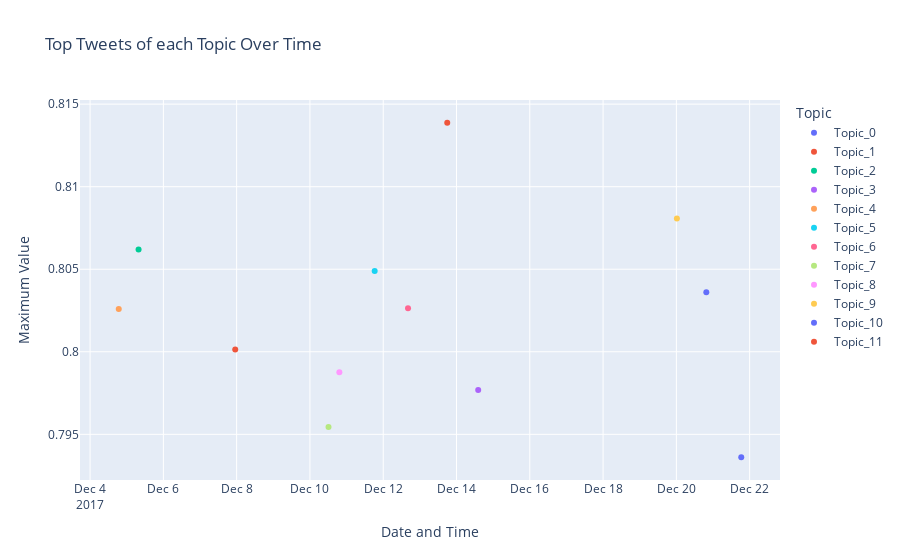

Notebook code cell kept with this figure:
### Markdown cell above
# Visualising the Top tweets for every Topic wrt when it was tweeted

### Code cell
# Creating empty lists to store the maximum values, dates, and topic labels
max_values = []
dates = []
topic_labels = []

# Looping through Topic_0 to Topic_11
for i in range(12):
    column_name = f"Topic_{i}"
    max_value = df[column_name].max()
    max_value_index = df[column_name].idxmax()
    max_value_date = df.loc[max_value_index, "created"]

    max_values.append(max_value)
    dates.append(max_value_date)
    topic_labels.append(f"Topic_{i}")

# Creating a DataFrame for the scatter plot
scatter_df = pd.DataFrame({'Date': dates, 'Max Value': max_values, 'Topic': topic_labels})

# Sorting the DataFrame by 'Date' and reset the index
scatter_df['Date'] = pd.to_datetime(scatter_df['Date'])  # Ensure 'Date' is in datetime format
scatter_df = scatter_df.sort_values(by='Date')
scatter_df.reset_index(drop=True, inplace=True)

# Create the scatter plot
fig = px.scatter(
    scatter_df,
    x='Date',
    y='Max Value',
    color='Topic', 
    title='Top Tweets of each Topic Over Time',
    labels={'Date': 'Date and Time', 'Max Value': 'Maximum Value'},
    category_orders={'Topic': topic_labels}  # Setting the order of topics for labels
)

fig.update_xaxes(title_text='Date and Time')
fig.update_yaxes(title_text='Maximum Value')
fig.show()

### Figure 1 — Plotly figure (JSON) as saved in the notebook; plotly's stock layout.template omitted (floating-point values rounded to 4 significant figures)
{"data": [{"hovertemplate": "Topic=Topic_0<br>Date and Time=%{x}<br>Maximum Value=%{y}<extra></extra>", "legendgroup": "Topic_0", "marker": {"color": "#636efa", "symbol": "circle"}, "mode": "markers", "name": "Topic_0", "orientation": "v", "showlegend": true, "type": "scatter", "x": ["2017-12-20T19:37:00"], "xaxis": "x", "y": [0.8036], "yaxis": "y"}, {"hovertemplate": "Topic=Topic_1<br>Date and Time=%{x}<br>Maximum Value=%{y}<extra></extra>", "legendgroup": "Topic_1", "marker": {"color": "#EF553B", "symbol": "circle"}, "mode": "markers", "name": "Topic_1", "orientation": "v", "showlegend": true, "type": "scatter", "x": ["2017-12-07T23:04:00"], "xaxis": "x", "y": [0.8001], "yaxis": "y"}, {"hovertemplate": "Topic=Topic_2<br>Date and Time=%{x}<br>Maximum Value=%{y}<extra></extra>", "legendgroup": "Topic_2", "marker": {"color": "#00cc96", "symbol": "circle"}, "mode": "markers", "name": "Topic_2", "orientation": "v", "showlegend": true, "type": "scatter", "x": ["2017-12-05T07:46:00"], "xaxis": "x", "y": [0.8062], "yaxis": "y"}, {"hovertemplate": "Topic=Topic_3<br>Date and Time=%{x}<br>Maximum Value=%{y}<extra></extra>", "legendgroup": "Topic_3", "marker": {"color": "#ab63fa", "symbol": "circle"}, "mode": "markers", "name": "Topic_3", "orientation": "v", "showlegend": true, "type": "scatter", "x": ["2017-12-14T14:13:00"], "xaxis": "x", "y": [0.7977], "yaxis": "y"}, {"hovertemplate": "Topic=Topic_4<br>Date and Time=%{x}<br>Maximum Value=%{y}<extra></extra>", "legendgroup": "Topic_4", "marker": {"color": "#FFA15A", "symbol": "circle"}, "mode": "markers", "name": "Topic_4", "orientation": "v", "showlegend": true, "type": "scatter", "x": ["2017-12-04T18:47:00"], "xaxis": "x", "y": [0.8026], "yaxis": "y"}, {"hovertemplate": "Topic=Topic_5<br>Date and Time=%{x}<br>Maximum Value=%{y}<extra></extra>", "legendgroup": "Topic_5", "marker": {"color": "#19d3f3", "symbol": "circle"}, "mode": "markers", "name": "Topic_5", "orientation": "v", "showlegend": true, "type": "scatter", "x": ["2017-12-11T18:24:00"], "xaxis": "x", "y": [0.8049], "yaxis": "y"}, {"hovertemplate": "Topic=Topic_6<br>Date and Time=%{x}<br>Maximum Value=%{y}<extra></extra>", "legendgroup": "Topic_6", "marker": {"color": "#FF6692", "symbol": "circle"}, "mode": "markers", "name": "Topic_6", "orientation": "v", "showlegend": true, "type": "scatter", "x": ["2017-12-12T16:15:00"], "xaxis": "x", "y": [0.8026], "yaxis": "y"}, {"hovertemplate": "Topic=Topic_7<br>Date and Time=%{x}<br>Maximum Value=%{y}<extra></extra>", "legendgroup": "Topic_7", "marker": {"color": "#B6E880", "symbol": "circle"}, "mode": "markers", "name": "Topic_7", "orientation": "v", "showlegend": true, "type": "scatter", "x": ["2017-12-10T12:10:00"], "xaxis": "x", "y": [0.7954], "yaxis": "y"}, {"hovertemplate": "Topic=Topic_8<br>Date and Time=%{x}<br>Maximum Value=%{y}<extra></extra>", "legendgroup": "Topic_8", "marker": {"color": "#FF97FF", "symbol": "circle"}, "mode": "markers", "name": "Topic_8", "orientation": "v", "showlegend": true, "type": "scatter", "x": ["2017-12-10T19:17:00"], "xaxis": "x", "y": [0.7988], "yaxis": "y"}, {"hovertemplate": "Topic=Topic_9<br>Date and Time=%{x}<br>Maximum Value=%{y}<extra></extra>", "legendgroup": "Topic_9", "marker": {"color": "#FECB52", "symbol": "circle"}, "mode": "markers", "name": "Topic_9", "orientation": "v", "showlegend": true, "type": "scatter", "x": ["2017-12-20T00:21:00"], "xaxis": "x", "y": [0.8081], "yaxis": "y"}, {"hovertemplate": "Topic=Topic_10<br>Date and Time=%{x}<br>Maximum Value=%{y}<extra></extra>", "legendgroup": "Topic_10", "marker": {"color": "#636efa", "symbol": "circle"}, "mode": "markers", "name": "Topic_10", "orientation": "v", "showlegend": true, "type": "scatter", "x": ["2017-12-21T18:30:00"], "xaxis": "x", "y": [0.7936], "yaxis": "y"}, {"hovertemplate": "Topic=Topic_11<br>Date and Time=%{x}<br>Maximum Value=%{y}<extra></extra>", "legendgroup": "Topic_11", "marker": {"color": "#EF553B", "symbol": "circle"}, "mode": "markers", "name": "Topic_11", "orientation": "v", "showlegend": true, "type": "scatter", "x": ["2017-12-13T17:56:00"], "xaxis": "x", "y": [0.8139], "yaxis": "y"}], "layout": {"legend": {"title": {"text": "Topic"}, "tracegroupgap": 0}, "title": {"text": "Top Tweets of each Topic Over Time"}, "xaxis": {"anchor": "y", "domain": [0, 1], "title": {"text": "Date and Time"}}, "yaxis": {"anchor": "x", "domain": [0, 1], "title": {"text": "Maximum Value"}}}}
